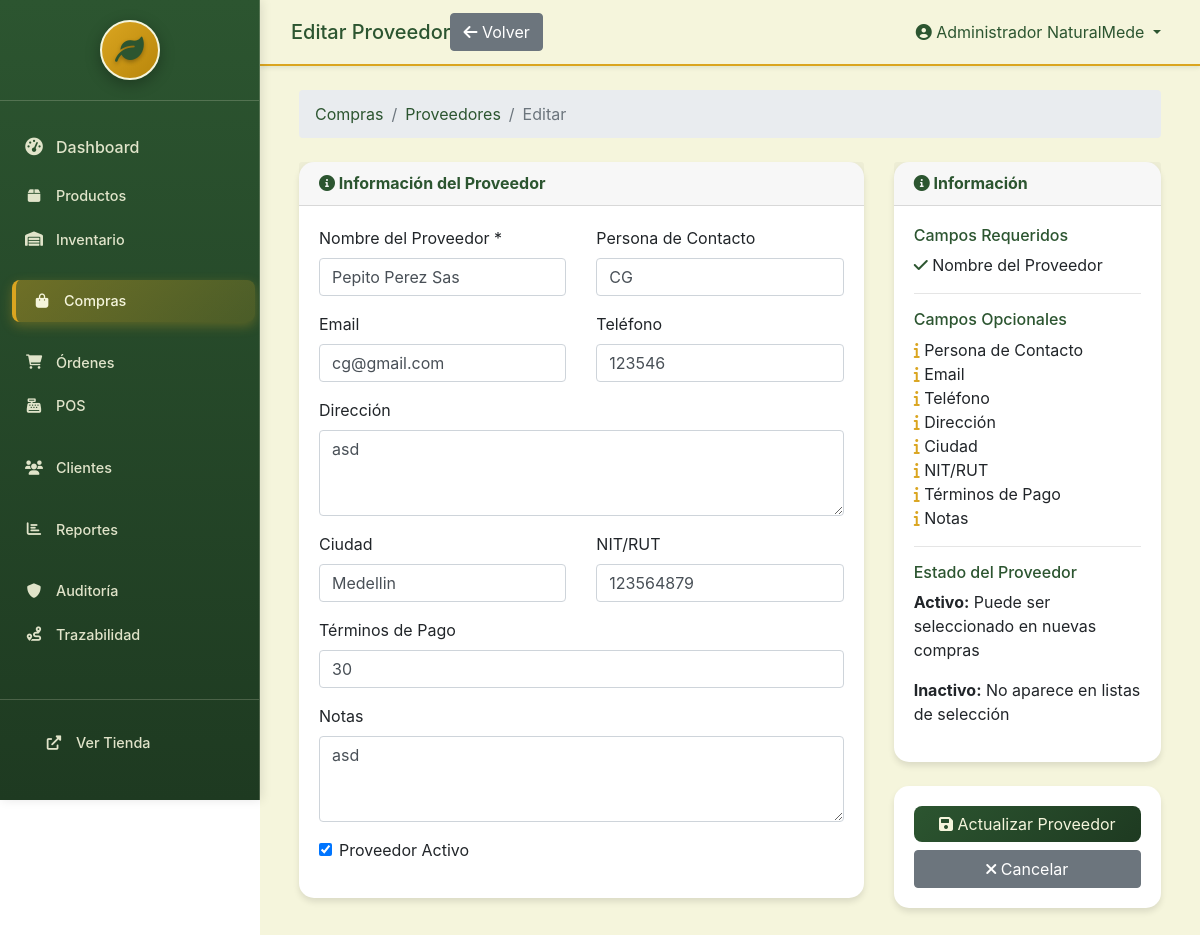
Screenshot of /purchases/suppliers/1/edit/ (signed in) with the database file from the repository.
### purchases/models.py (models this page shows, shortened)
class Supplier(models.Model):
    name = models.CharField(max_length=200, verbose_name="Nombre")
    contact_person = models.CharField(max_length=100, blank=True, verbose_name="Persona de contacto")
    email = models.EmailField(blank=True, verbose_name="Email")
    phone = models.CharField(max_length=20, blank=True, verbose_name="Teléfono")
    address = models.TextField(blank=True, verbose_name="Dirección")
    city = models.CharField(max_length=100, blank=True, verbose_name="Ciudad")
    tax_id = models.CharField(max_length=50, blank=True, verbose_name="NIT/RUT")
    payment_terms = models.CharField(max_length=100, blank=True, verbose_name="Términos de pago")
    notes = models.TextField(blank=True, verbose_name="Notas")
    is_active = models.BooleanField(default=True, verbose_name="Activo")
    created_at = models.DateTimeField(auto_now_add=True, verbose_name="Creado en")
    updated_at = models.DateTimeField(auto_now=True, verbose_name="Actualizado en")
    class Meta:
        verbose_name = "Proveedor"
        verbose_name_plural = "Proveedores"
        ordering = ['name']

### purchases/views.py (the view)
# urls.py: path('suppliers/<int:pk>/edit/', views.supplier_edit, name='supplier_edit'),
@login_required
def supplier_edit(request, pk):
    supplier = get_object_or_404(Supplier, pk=pk)
    if request.method == 'POST':
        form = SupplierForm(request.POST, instance=supplier)
        if form.is_valid():
            supplier = form.save()
            messages.success(request, f'Proveedor {supplier.name} actualizado exitosamente.')
            return redirect('purchases:supplier_detail', pk=supplier.pk)
    else:
        form = SupplierForm(instance=supplier)
    context = {
        'form': form,
        'supplier': supplier,
    }
    return render(request, 'purchases/supplier_form.html', context)

### purchases/templates/purchases/supplier_form.html (shortened to what this page needs)
{% extends 'purchases/base.html' %}
{% block page_title_display %}{% if supplier %}Editar Proveedor{% else %}Nuevo Proveedor{% endif %}{% endblock %}
{% block page_actions %}
    <a href="{% url 'purchases:supplier_list' %}" class="btn btn-secondary">
        <i class="fas fa-arrow-left"></i> Volver
    </a>
{% endblock %}
{% block breadcrumb %}
    <li class="breadcrumb-item"><a href="{% url 'purchases:supplier_list' %}">Proveedores</a></li>
    <li class="breadcrumb-item active">{% if supplier %}Editar{% else %}Nuevo{% endif %}</li>
{% endblock %}
{% block page_content %}
    <form method="post">
        <div class="row">
            <div class="col-md-8">
                <div class="card mb-4">
                    <div class="card-header">
                        <h6 class="m-0 font-weight-bold text-primary">
                            <i class="fas fa-info-circle"></i> Información del Proveedor
                        </h6>
                    </div>
                    <div class="card-body">
                        <div class="row">
                            <div class="col-md-6">
                                <div class="form-group">
                                    <label for="{{ form.name.id_for_label }}" class="form-label">Nombre del Proveedor *</label>
                                    {{ form.name }}
                                </div>
                            </div>
                            <div class="col-md-6">
                                <div class="form-group">
                                    <label for="{{ form.contact_person.id_for_label }}" class="form-label">Persona de Contacto</label>
                                    {{ form.contact_person }}
                                </div>
                            </div>
                        </div>
                        <div class="row">
                            <div class="col-md-6">
                                <div class="form-group">
                                    <label for="{{ form.email.id_for_label }}" class="form-label">Email</label>
                                    {{ form.email }}
                                </div>
                            </div>
                            <div class="col-md-6">
                                <div class="form-group">
                                    <label for="{{ form.phone.id_for_label }}" class="form-label">Teléfono</label>
                                    {{ form.phone }}
                                </div>
                            </div>
                        </div>
                        <div class="form-group">
                            <label for="{{ form.address.id_for_label }}" class="form-label">Dirección</label>
                            {{ form.address }}
                        </div>
                        <div class="row">
                            <div class="col-md-6">
                                <div class="form-group">
                                    <label for="{{ form.city.id_for_label }}" class="form-label">Ciudad</label>
                                    {{ form.city }}
                                </div>
                            </div>
                            <div class="col-md-6">
                                <div class="form-group">
                                    <label for="{{ form.tax_id.id_for_label }}" class="form-label">NIT/RUT</label>
                                    {{ form.tax_id }}
                                </div>
                            </div>
                        </div>
                        <div class="form-group">
                            <label for="{{ form.payment_terms.id_for_label }}" class="form-label">Términos de Pago</label>
                            {{ form.payment_terms }}
                        </div>
                        <div class="form-group">
                            <label for="{{ form.notes.id_for_label }}" class="form-label">Notas</label>
                            {{ form.notes }}
                        </div>
                        <div class="form-group">
                            <div class="form-check">
                                {{ form.is_active }}
                                <label class="form-check-label" for="{{ form.is_active.id_for_label }}">
                                    Proveedor Activo
                                </label>
                            </div>
                        </div>
                    </div>
                </div>
            </div>
            <div class="col-md-4">
                <div class="card mb-4">
                    <div class="card-header">
                        <h6 class="m-0 font-weight-bold text-primary">
                            <i class="fas fa-info-circle"></i> Información
                        </h6>
                    </div>
                    <div class="card-body">
                        <h6>Campos Requeridos</h6>
                        <ul class="list-unstyled">
                            <li><i class="fas fa-check text-success"></i> Nombre del Proveedor</li>
                        </ul>
                        <hr>
                        <h6>Campos Opcionales</h6>
                        <ul class="list-unstyled">
                            <li><i class="fas fa-info text-info"></i> Persona de Contacto</li>
                            <li><i class="fas fa-info text-info"></i> Email</li>
                            <li><i class="fas fa-info text-info"></i> Teléfono</li>
                            <li><i class="fas fa-info text-info"></i> Dirección</li>
                            <li><i class="fas fa-info text-info"></i> Ciudad</li>
                            <li><i class="fas fa-info text-info"></i> NIT/RUT</li>
                            <li><i class="fas fa-info text-info"></i> Términos de Pago</li>
                            <li><i class="fas fa-info text-info"></i> Notas</li>
                        </ul>
                        <hr>
                        <h6>Estado del Proveedor</h6>
                        <p><strong>Activo:</strong> Puede ser seleccionado en nuevas compras</p>
                        <p><strong>Inactivo:</strong> No aparece en listas de selección</p>
                    </div>
                </div>
                <div class="card">
                    <div class="card-body">
                        <button type="submit" class="btn btn-primary btn-block mb-2">
                            <i class="fas fa-save"></i> {% if supplier %}Actualizar Proveedor{% else %}Crear Proveedor{% endif %}
                        </button>
                        <a href="{% url 'purchases:supplier_list' %}" class="btn btn-secondary btn-block">
                            <i class="fas fa-times"></i> Cancelar
                        </a>
                    </div>
                </div>
            </div>
        </div>
    </form>
{% endblock %}

### custom_admin/templates/custom_admin/base.html (shortened to what this page needs)
{% load static %}
<!DOCTYPE html>
<html lang="es">
<head>
    <link href="https://cdn.jsdelivr.net/npm/bootstrap@4.5.2/dist/css/bootstrap.min.css" rel="stylesheet">
    <link href="https://cdnjs.cloudflare.com/ajax/libs/font-awesome/6.0.0/css/all.min.css" rel="stylesheet">
    <link href="https://cdn.jsdelivr.net/npm/select2@4.1.0-rc.0/dist/css/select2.min.css" rel="stylesheet" />
</head>
<body>
    <div class="sidebar" id="sidebar">
        <div class="sidebar-header">
            <div class="text-center">
                <div class="logo-container">
                    <div class="logo-fallback" style="display: none;">
                        <div class="logo-circle">
                            <i class="fas fa-leaf logo-icon"></i>
                        </div>
                    </div>
                </div>
            </div>
        </div>
        <div class="sidebar-nav">
            <nav class="nav flex-column">
                <a class="nav-link {% if request.resolver_match.url_name == 'admin_dashboard' %}active{% endif %}" href="{% url 'custom_admin:admin_dashboard' %}">
                    <i class="fas fa-tachometer-alt"></i> Dashboard
                </a>
                <div class="nav-section">
                    <a class="nav-link {% if request.resolver_match.url_name == 'admin_products' %}active{% endif %}" href="{% url 'custom_admin:admin_products' %}">
                        <i class="fas fa-box"></i> Productos
                    </a>
                    <a class="nav-link {% if request.resolver_match.url_name == 'admin_inventory' %}active{% endif %}" href="{% url 'custom_admin:admin_inventory' %}">
                        <i class="fas fa-warehouse"></i> Inventario
                    </a>
                </div>
                <div class="nav-section">
                    <a class="nav-link {% if 'purchases' in request.resolver_match.namespace %}active{% endif %}" href="{% url 'purchases:dashboard' %}">
                        <i class="fas fa-shopping-bag"></i> Compras
                    </a>
                </div>
                <div class="nav-section">
                    <a class="nav-link {% if request.resolver_match.url_name == 'admin_orders' %}active{% endif %}" href="{% url 'custom_admin:admin_orders' %}">
                        <i class="fas fa-shopping-cart"></i> Órdenes
                    </a>
                    <a class="nav-link {% if request.resolver_match.url_name == 'admin_pos' %}active{% endif %}" href="{% url 'custom_admin:admin_pos' %}">
                        <i class="fas fa-cash-register"></i> POS
                    </a>
                </div>
                <div class="nav-section">
                    <a class="nav-link {% if request.resolver_match.url_name == 'admin_customers' %}active{% endif %}" href="{% url 'custom_admin:admin_customers' %}">
                        <i class="fas fa-users"></i> Clientes
                    </a>
                </div>
                <div class="nav-section">
                    <a class="nav-link {% if request.resolver_match.url_name == 'admin_reports' %}active{% endif %}" href="{% url 'custom_admin:admin_reports' %}">
                        <i class="fas fa-chart-bar"></i> Reportes
                    </a>
                </div>
                <div class="nav-section">
                    <a class="nav-link {% if request.resolver_match.url_name == 'audit:dashboard' %}active{% endif %}" href="{% url 'audit:dashboard' %}">
                        <i class="fas fa-shield-alt"></i> Auditoría
                    </a>
                    <a class="nav-link {% if 'inventory_trace' in request.resolver_match.url_name %}active{% endif %}" href="{% url 'audit:inventory_trace_dashboard' %}">
                        <i class="fas fa-route"></i> Trazabilidad
                    </a>
                </div>
            </nav>
        </div>
        <div class="sidebar-footer">
            <div class="nav-section">
                <a class="nav-link" href="/">
                    <i class="fas fa-external-link-alt"></i> Ver Tienda
                </a>
            </div>
        </div>
    </div>
    <div class="main-content">
        <nav class="navbar navbar-expand-lg navbar-custom">
            <div class="container-fluid">
                <span class="navbar-brand mb-0 h1">
                    {% block page_title %}Dashboard{% endblock %}
                </span>
                <div class="navbar-nav ml-auto">
                    <div class="nav-item dropdown">
                        <a class="nav-link dropdown-toggle" href="#" id="navbarDropdown" role="button" data-toggle="dropdown">
                            <i class="fas fa-user-circle"></i> {{ user.get_full_name|default:user.username }}
                        </a>
                    </div>
                </div>
            </div>
        </nav>
        <div class="container-fluid p-4">
            {% block content %}{% endblock %}
        </div>
    </div>
</body>
</html>

### rows the page displays
Supplier: name "Pepito Perez Sas", contact_person "CG", email "cg@gmail.com", phone "123546", address "asd", city "Medellin", tax_id "123564879", payment_terms "30", notes "asd", is_active "☑"

### other values shown
{{ user.get_full_name|default:user.username }} "Administrador NaturalMede"
